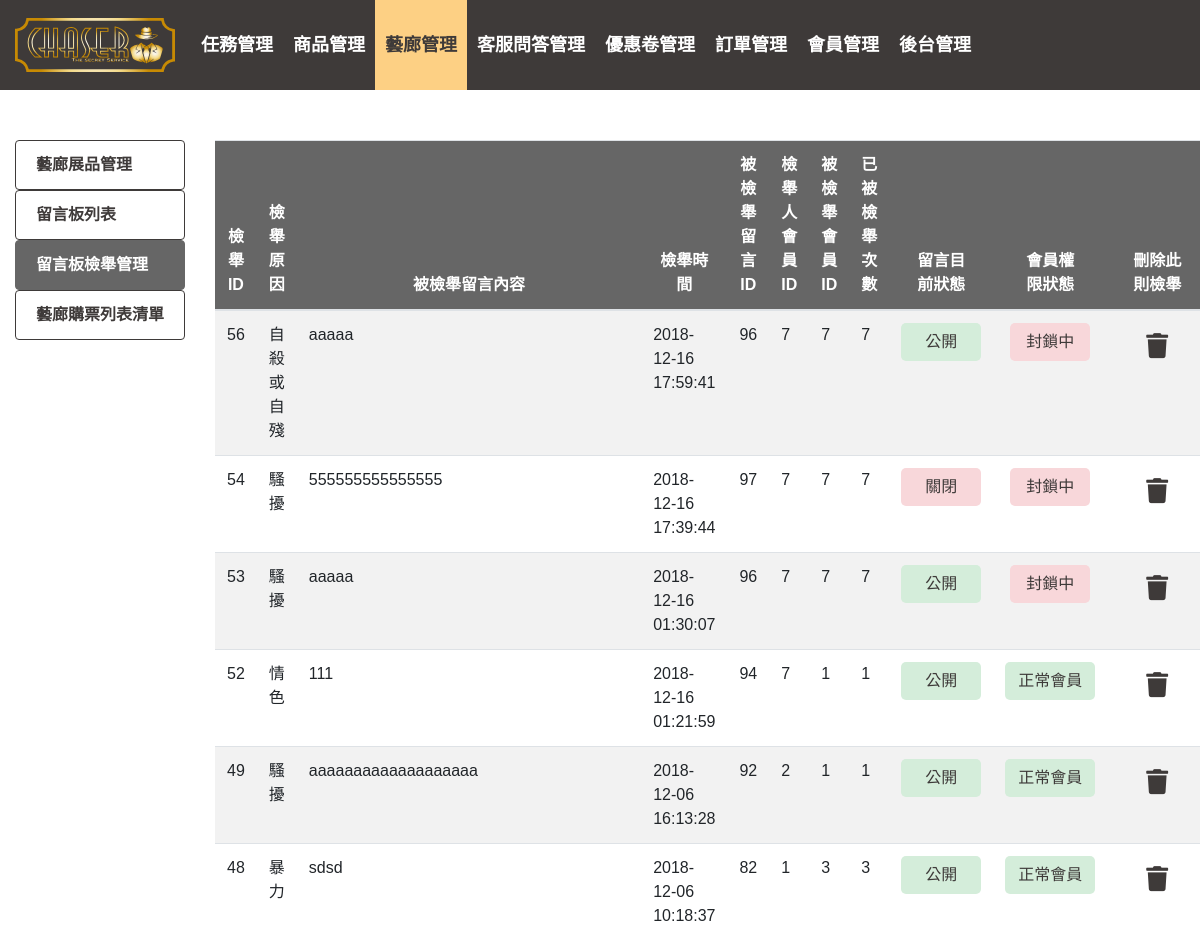
/gallery_backstage_3.php (upper part), run on an earlier commit of the app's database.
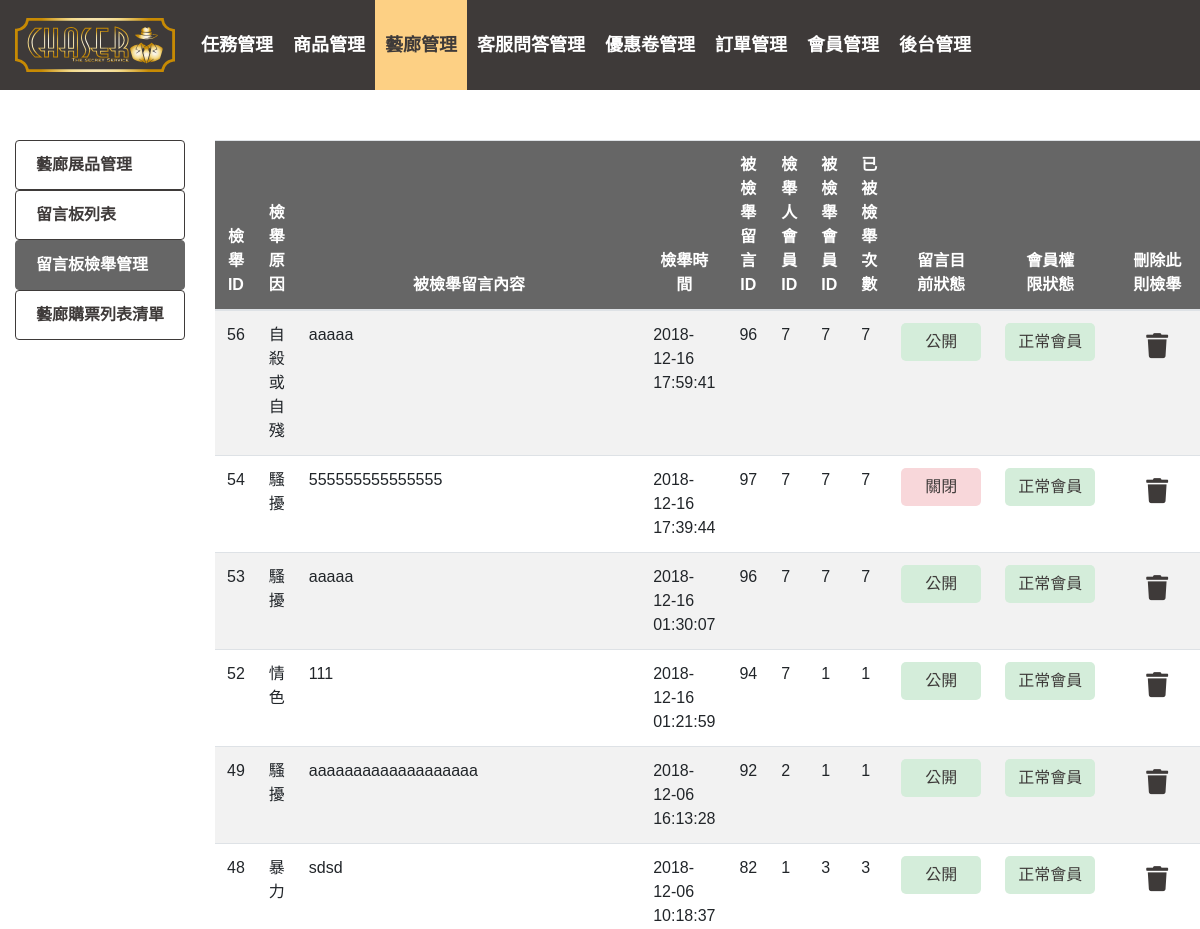
And on a later commit of the database.
### tables this page shows
CREATE TABLE `report` (
  `reportid` int(10) UNSIGNED NOT NULL,
  `reason` varchar(50) NOT NULL,
  `reportaddtime` datetime NOT NULL,
  `complainid` int(10) UNSIGNED NOT NULL,
  `picid` int(2) UNSIGNED NOT NULL,
  `msgid` int(10) UNSIGNED NOT NULL,
  `mem_id` int(11) UNSIGNED NOT NULL
);

CREATE TABLE `member` (
  `mem_id` int(11) UNSIGNED NOT NULL,
  `mem_name` varchar(100) DEFAULT NULL,
  `mem_email` varchar(255) DEFAULT NULL,
  `mem_phone` varchar(50) DEFAULT NULL,
  `mem_password` varchar(50) DEFAULT NULL,
  `mem_image` varchar(255) DEFAULT NULL,
  `status` enum('Y','N') DEFAULT NULL,
  `create_at` datetime DEFAULT CURRENT_TIMESTAMP
);

CREATE TABLE `message` (
  `msgid` int(10) UNSIGNED NOT NULL,
  `msgcontent` text,
  `msgdatetime` datetime DEFAULT NULL,
  `msgupordown` int(1) UNSIGNED NOT NULL,
  `picid` int(50) UNSIGNED DEFAULT NULL,
  `mem_id` int(11) UNSIGNED NOT NULL
);

### gallery_backstage_3.php (the view, shortened to what this page needs)
<?php
try {
    require_once "connection.php";
    $sql = "select report.reportid, report.reason, message.msgcontent, report.reportaddtime, message.msgid, report.mem_id, report.complainid, member.`status`,message.msgupordown
            from report,member,message
            where report.complainid = member.mem_id AND report.msgid =message.msgid  order by reportaddtime desc;";
    $stmt = $pdo->query($sql);
    $result = $stmt->fetchAll(PDO::FETCH_ASSOC);
} catch (PDOException $e) {
    exit('資料庫連結失敗，錯誤訊息為:' . $e->getMessage());
}
?>
<!DOCTYPE html>
<html lang="zh-tw">
<head>
    <link rel="stylesheet" href="css\bootstrap-scss\bootstrap.css" />
    <link rel="stylesheet" href="https://use.fontawesome.com/releases/v5.6.3/css/all.css">
    <link rel="stylesheet" href="css/backstage/backstage_common.css">
    <link rel="stylesheet" href="css/backstage/gallery-backstage.min.css" />
</head>
<body>
  <?php include_once 'backstage_navbar.php'; ?>
    <div class="container-fluid main3 pb-5">
        <div class="row">
            <div class="col-2">
                <ul class="list-group">
                    <a href="gallery_backstage_1.php" class="" id="" name=""><li class="list-group-item">藝廊展品管理</li></a>
                    <a href="gallery_backstage_2.php" class="" id="" name=""><li class="list-group-item">留言板列表</li></a>
                    <a href="gallery_backstage_3.php" class="" id="" name=""><li class="list-group-item active">留言板檢舉管理</li></a>
                    <a href="gallery_backstage_4.php" class="" id="" name=""><li class="list-group-item">藝廊購票列表清單</li></a>
                </ul>
            </div>
            <div class="col-10">
                <table class="table table-striped">
                    <thead id="thead">
                        <tr>
                            <th scope="col" width="60" style="text-align:center">檢舉<br>ID</th>
                            <th scope="col" width="80" style="text-align:center">檢舉原因</th>
                            <th scope="col" style="text-align:center">被檢舉留言內容</th>
                            <th scope="col" width="100" style="text-align:center">檢舉時間</th>
                            <th scope="col" width="70" style="text-align:center">被檢舉留言ID</th>
                            <th scope="col" width="70" style="text-align:center">檢舉人會員ID</th>
                            <th scope="col" width="70" style="text-align:center">被檢舉會員ID</th>
                            <th scope="col" width="70" style="text-align:center">已被檢舉次數</th>
                            <th scope="col" width="110" style="text-align:center">留言目<br>前狀態</th>
                            <th scope="col" width="110" style="text-align:center">會員權<br>限狀態</th>
                            <th scope="col" width="40" style="text-align:center">刪除此<br>則檢舉</th>
                        </tr>
                    </thead>
                    <tbody>
                        <?php foreach ($result as $row): ?>
                            <tr id="tr_<?=$row["reportid"];?>">
                                <td><?=$row["reportid"];?></td>
                                <td><?=$row["reason"];?></td>
                                <td><?=$row["msgcontent"];?></td>
                                <td><?=$row["reportaddtime"];?></td>
                                <td><?=$row["msgid"];?></td>
                                <td><?=$row["mem_id"];?></td>
                                <td><?=$row["complainid"];?></td>
                                <td><?=$row["complainid"];?></td>
                                <td class="icon"><input class="btn btn1 <?php $ans1 = ($row["msgupordown"] == 1) ? "btn-green" : "btn-red";echo $ans1;?>" type="button" name="<?=$row["msgid"];?>" value="<?php $ans2 = ($row["msgupordown"] == 1) ? "公開" : "關閉";echo $ans2;?>"></td>
                                <td class="icon"><input class="btn btn2 <?php $ans3 = ($row["status"] == 'Y') ? "btn-green" : "btn-red";echo $ans3;?>" type="button" name="<?=$row["complainid"];?>" value="<?php $ans4 = ($row["status"] == 'Y') ? "正常會員" : "封鎖中";echo $ans4;?>"></td>
                                <td class="icon"><i name="<?=$row["reportid"];?>" id=""class="btn4 fas fa-trash"></i></td>
                            </tr>
                        <?php endforeach?>
                    </tbody>
                </table>
            </div>
        </div>
    </div>
</body>
</html>

What changed in the data, as far as the page shows it:
changed through a linked row, report "自殺或自殘": mem.status "封鎖中" → "正常會員"
changed through a linked row, report "關閉": mem.status "封鎖中" → "正常會員"
changed through a linked row, report id 53: mem.status "封鎖中" → "正常會員"
